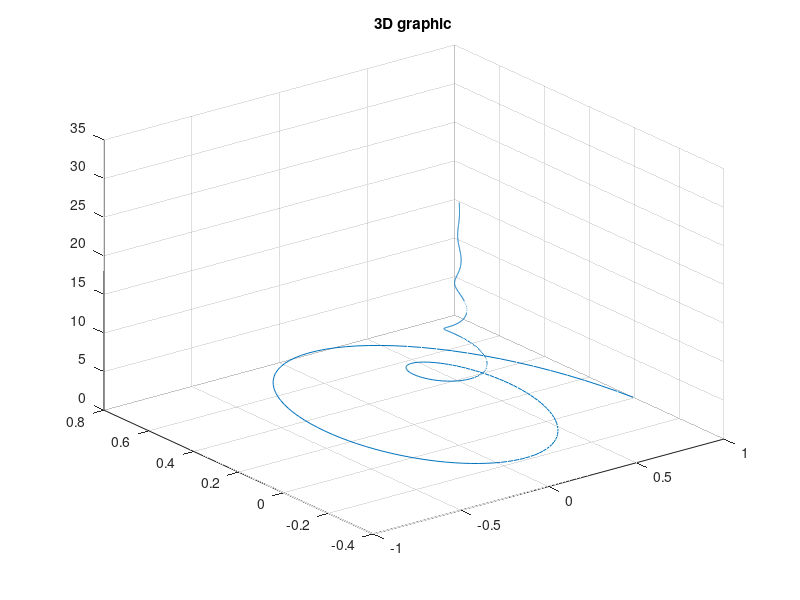

Reproduce this figure in MATLAB.
%%Name Surname: Serkan Burak Örs
%Istanbul Technical University
%Aeronautics and Astronautics Faculty - Astronautical Engineering
%E-mail: orss19@itu.edu.tr
%BIL 113E - Summer 2020 - CRN:30156
%Instructor: Dr. Mustafa Resa Becan
%Week 3 - Date: 26/08/2020
%%
z=0:pi/50:10*pi;
x=exp(-.2*z).*cos(z);
y=exp(-.2*z).*sin(z);
plot3(x,y,z);
grid on;
title('3D graphic');
